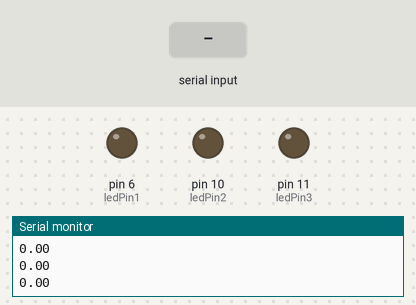
A sketch run on a simulated Arduino Uno, built with avr-gcc and run on an emulated ATmega328P. Shown: output pins drawn as LEDs (lit = HIGH), the last lines printed to the serial monitor. Dashed ring = blinking. The test bench sets the inputs (shaded band).

Above: at 1.2 s.
1.3 s: "30,150\n" received over Serial
At 2.0 s:
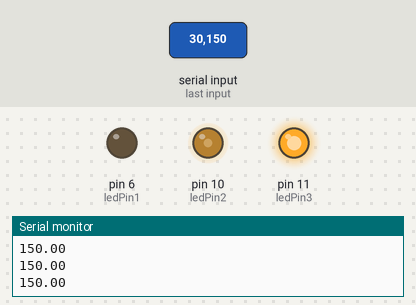
3.1 s: "90,45\n" received over Serial
At 3.5 s:
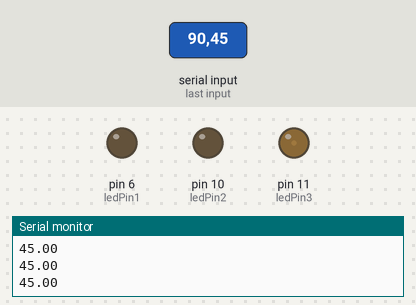
4.7 s: "200\n" received over Serial
At 5.0 s:
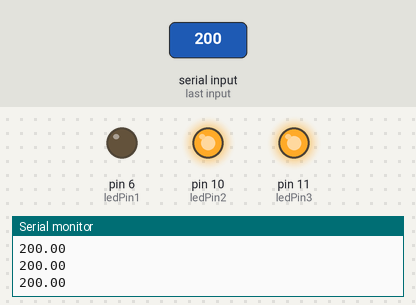
6.2 s: "5\n" received over Serial
At 6.47 s:
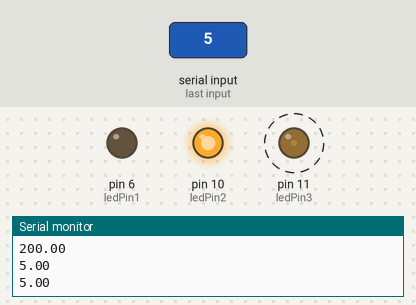
9.2 s: "30,150\n" received over Serial
At 10.3 s:
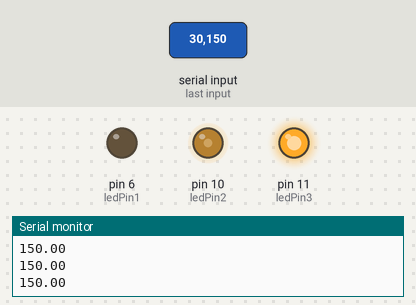
10.8 s: "90\n" received over Serial
At 11.7 s:
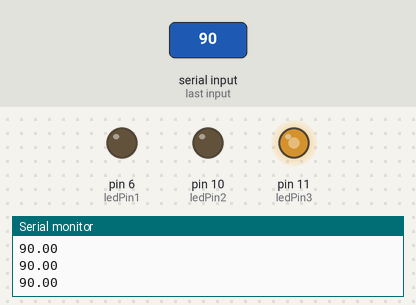
Timing chart, 0 to 13.3 s (numbered marks = the images above; inputs shaded):
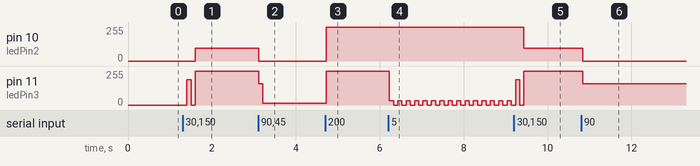

The sketch:

dm1008-final-project.ino
```cpp
int ledPin1 = 6;
int ledPin2 = 10;
int ledPin3 = 11;
float brightness = 0;
String recvString = "";

void setup() {

  // set LED pins to receive current from the MCU
  pinMode(ledPin1, OUTPUT);
  pinMode(ledPin2, OUTPUT);
  pinMode(ledPin3, OUTPUT);

  //start serial communication:
  Serial.begin(9600);
}

void loop() {

  if(Serial.available() > 0){

    brightness = Serial.parseFloat();

    while (Serial.available() > 0 && Serial.peek() == '\n') {
      Serial.read();
    }
  }

  Serial.println(brightness);
  // receive brightness value from serail communication:

  if(brightness >= 200){
    int brightnessVal = ((brightness - 200)/55) * 255;
    analogWrite(ledPin1, brightnessVal);
    digitalWrite(ledPin2, HIGH);
    digitalWrite(ledPin3, HIGH);
  }
  else if(brightness >= 120){
    int brightnessVal = ((brightness - 120)/80) * 255;
    digitalWrite(ledPin1, LOW);
    analogWrite(ledPin2, brightnessVal);
    digitalWrite(ledPin3, HIGH);
  }
  else if(brightness >= 40){
    int brightnessVal = ((brightness - 40)/80) * 255;
    digitalWrite(ledPin1, LOW);
    digitalWrite(ledPin2, LOW);
    analogWrite(ledPin3, brightnessVal);
  }
  else if(brightness >= 0){
    int brightnessVal = (brightness/40) * 255;
    analogWrite(ledPin3, brightnessVal);
    delay(100);
    digitalWrite(ledPin3, LOW);
  }

  delay(100);
  // brightness--;

}
```

Measured:
- after the input at 1.3 s, pin 10 (ledPin2): 0/255 → 95/255 after 0.30 s; pin 11 (ledPin3): 0/255 → 191/255 after 0.10 s, → 0/255 0.10 s later, → 255/255 0.10 s later
- after the input at 3.1 s, pin 10 (ledPin2): 95/255 → 0/255 at once; pin 11 (ledPin3): 255/255 → 159/255 at once, → 15/255 0.10 s later
- after the input at 4.7 s, pin 10 (ledPin2): 0/255 → 255/255 at once; pin 11 (ledPin3): 15/255 → 255/255 at once
- after the input at 6.2 s, pin 11 (ledPin3): alternates 31/255 for 0.10 s and 0/255 for 0.10 s, starting at once
- after the input at 9.2 s, pin 10 (ledPin2): 255/255 → 95/255 after 0.24 s
- after the input at 10.8 s, pin 10 (ledPin2): 95/255 → 0/255 at once; pin 11 (ledPin3): 255/255 → 159/255 at once
